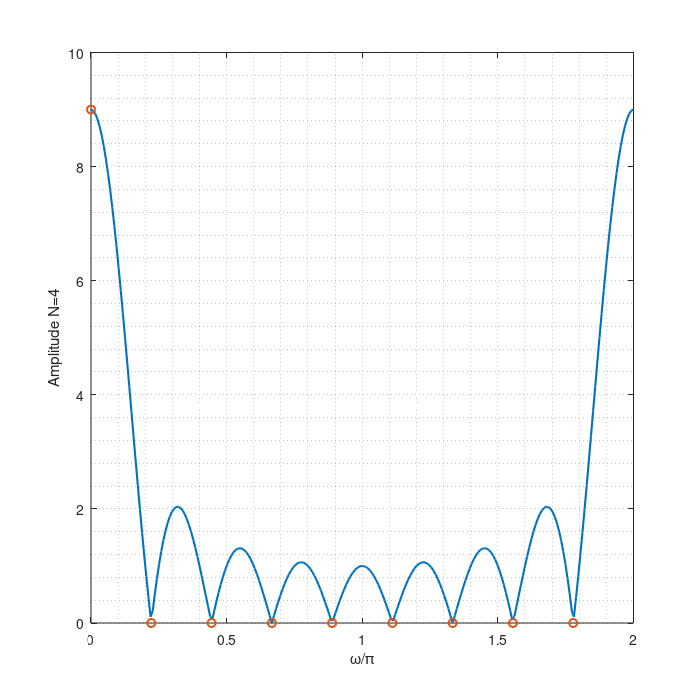
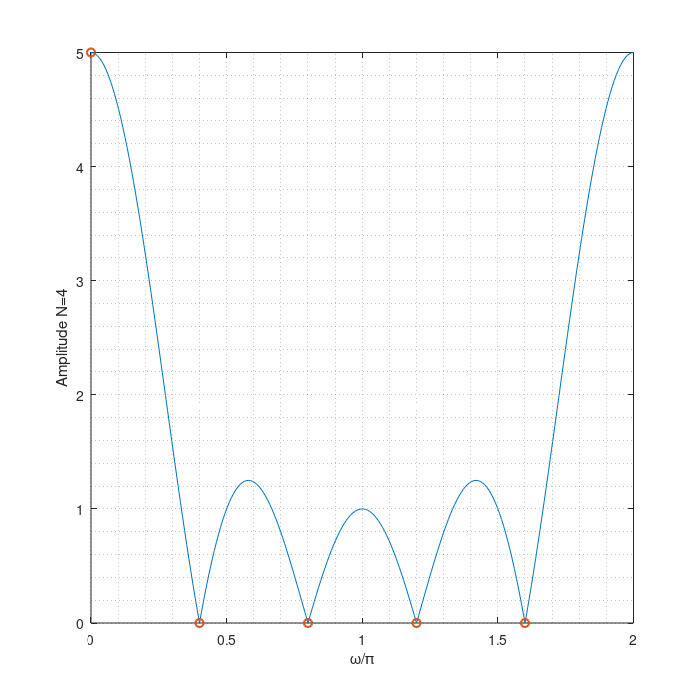
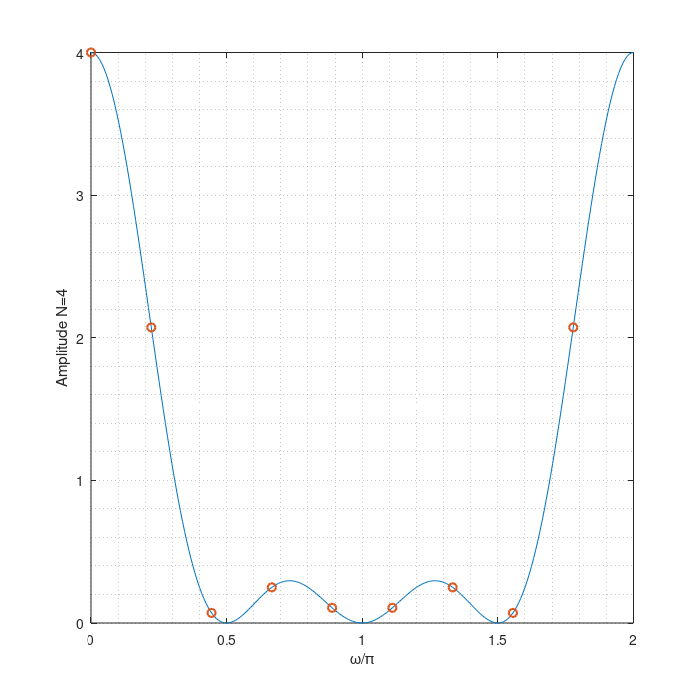
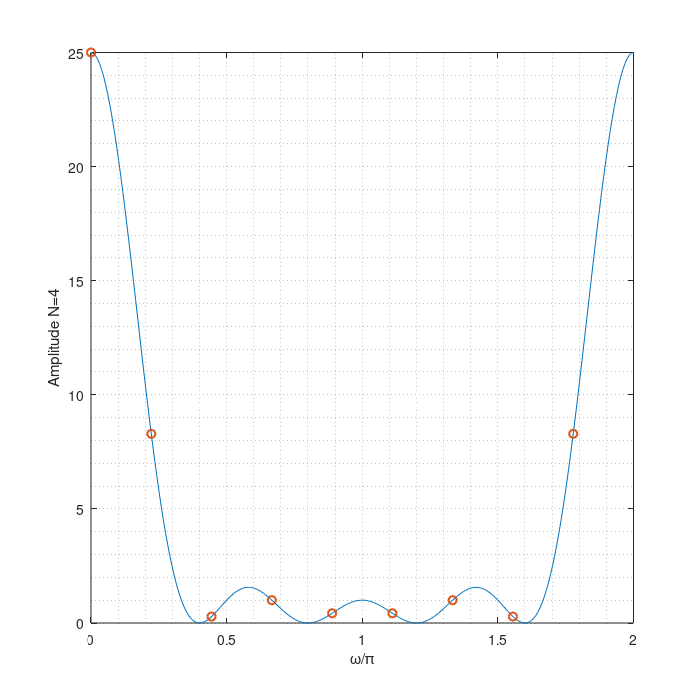

The MATLAB script that drew these images, in order:
clear
clc
for N=[4 6 8 10]    
    %% Program M5.1 (a) 
    % N = input('The value of N = '); 
    k = -N:N;
    y = ones(1,2*N+1);
    w = 0:2*pi/255:2*pi;
    Y = freqz(y, 1, w);
    Ydft = fft(y);
    n = 0:1:2*N; 
    sequence_a = figure;
    plot(w/pi,abs(Y),'LineWidth',1.5)
    hold on
    plot(n*2/(2*N+1),abs(Ydft),'o','LineWidth',1.5); 
    xlabel('\omega/\pi');
    ylabel(['Amplitude N=',num2str(N)]);
    grid minor
    set(sequence_a, 'PaperPosition', [0.05 0.05 7 7]);
    set(sequence_a, 'PaperSize', [7.05 7.05]); %Keep the same paper size
    saveas(sequence_a,['sequence_a',num2str(N),'.pdf'],'pdf')
    %% Program M5.1 (b) 
    % N = input('The value of N = '); 
    k = 0:N;
    y = ones(1,N+1);
    w = 0:2*pi/255:2*pi;
    Y = freqz(y, 1, w);
    Ydft = fft(y);
    sequence_b = figure;
    n = 0:N; 
    plot(w/pi,abs(Y),n*2/(N+1),abs(Ydft),'o','LineWidth',1.5); 
    xlabel('\omega/\pi');
    ylabel(['Amplitude N=',num2str(N)]);
    grid minor
    set(sequence_b, 'PaperPosition', [0.05 0.05 7 7]);
    set(sequence_b, 'PaperSize', [7.05 7.05]); %Keep the same paper size
    saveas(sequence_b,['sequence_b',num2str(N),'.pdf'],'pdf')
    %% Program M5.1 (c) 
    % N = input('The value of N = '); 
    k = -N:N;
    y = ones(1,2*N+1);
    y = y - abs(k)/N;
    w = 0:2*pi/255:2*pi;
    Y = freqz(y, 1, w);
    Ydft = fft(y);
    sequence_c = figure;
    n = 0:1:2*N; 
    plot(w/pi,abs(Y),n*2/(2*N+1),abs(Ydft),'o','LineWidth',1.5); 
    xlabel('\omega/\pi');
    ylabel(['Amplitude N=',num2str(N)]);
    grid minor
    set(sequence_c, 'PaperPosition', [0.05 0.05 7 7]);
    set(sequence_c, 'PaperSize', [7.05 7.05]); %Keep the same paper size
    saveas(sequence_c,['sequence_c',num2str(N),'.pdf'],'pdf')
    %% Program M5.1 (d) 
    % N = input('The value of N = '); 
    k = -N:N;
    y = N + ones(1,2*N+1) - abs(k); 
    w = 0:2*pi/255:2*pi;
    Y = freqz(y, 1, w);
    Ydft = fft(y);
    sequence_d = figure;
    n = 0:1:2*N; 
    plot(w/pi,abs(Y),n*2/(2*N+1),abs(Ydft),'o','LineWidth',1.5); 
    xlabel('\omega/\pi');
    ylabel(['Amplitude N=',num2str(N)]);
    grid minor
    set(sequence_d, 'PaperPosition', [0.05 0.05 7 7]);
    set(sequence_d, 'PaperSize', [7.05 7.05]); %Keep the same paper size
    saveas(sequence_d,['sequence_d',num2str(N),'.pdf'],'pdf')
    %% Program M5.1 (e) 
    % N = input('The value of N = '); 
    k = -N:N;
    y = cos(pi*k/(2*N)); 
    w = 0:2*pi/255:2*pi; 
    Y = freqz(y, 1, w); 
    Ydft = fft(y);
    n = 0:1:2*N; 
    sequence_e = figure;
    plot(w/pi,abs(Y),n*2/(2*N+1),abs(Ydft),'o','LineWidth',1.5); 
    xlabel('\omega/\pi');
    ylabel(['Amplitude N=',num2str(N)]);
    grid minor
    set(sequence_e, 'PaperPosition', [0.05 0.05 7 7]);
    set(sequence_e, 'PaperSize', [7.05 7.05]); %Keep the same paper size
    saveas(sequence_e,['sequence_e',num2str(N),'.pdf'],'pdf')
end